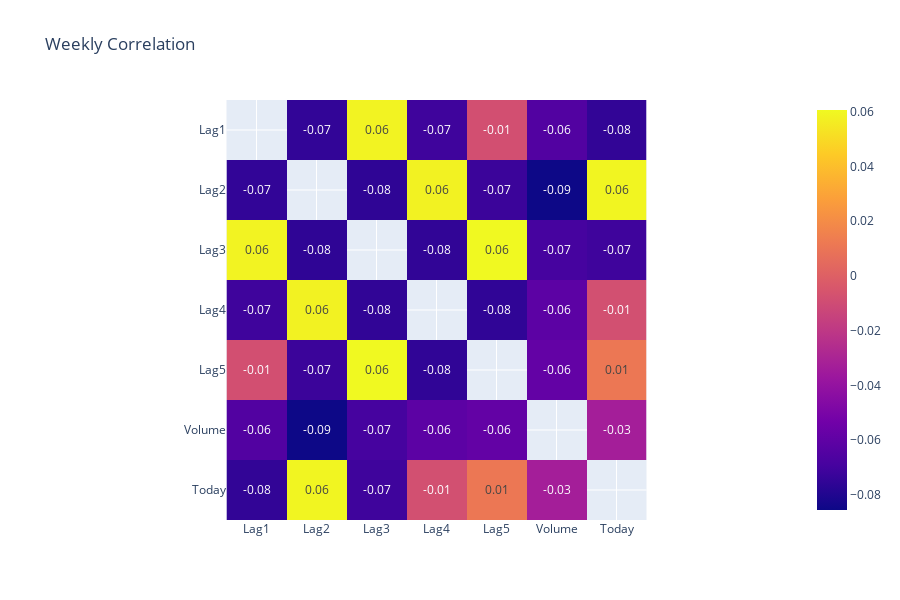

Notebook source saved alongside this figure:
### Code cell
px.imshow(
    (
        df
        .drop(columns=["Year", "Direction"])
        .corr()
        .replace(to_replace=1, value=np.nan)
    ),
    title="Weekly Correlation",
    height=600,
    text_auto=".2f",
)

### Figure 1 — Plotly figure (JSON) as saved in the notebook; plotly's stock layout.template omitted (floating-point values rounded to 4 significant figures)
{"data": [{"coloraxis": "coloraxis", "hovertemplate": "x: %{x}<br>y: %{y}<br>color: %{z}<extra></extra>", "name": "0", "texttemplate": "%{z:.2f}", "type": "heatmap", "x": ["Lag1", "Lag2", "Lag3", "Lag4", "Lag5", "Volume", "Today"], "xaxis": "x", "y": ["Lag1", "Lag2", "Lag3", "Lag4", "Lag5", "Volume", "Today"], "yaxis": "y", "z": [[null, -0.07485, 0.05864, -0.07127, -0.008183, -0.06495, -0.07503], [-0.07485, null, -0.07572, 0.05838, -0.0725, -0.08551, 0.05917], [0.05864, -0.07572, null, -0.0754, 0.06066, -0.06929, -0.07124], [-0.07127, 0.05838, -0.0754, null, -0.07568, -0.06107, -0.007826], [-0.008183, -0.0725, 0.06066, -0.07568, null, -0.05852, 0.01101], [-0.06495, -0.08551, -0.06929, -0.06107, -0.05852, null, -0.03308], [-0.07503, 0.05917, -0.07124, -0.007826, 0.01101, -0.03308, null]]}], "layout": {"coloraxis": {"colorscale": [[0, "#0d0887"], [0.1111, "#46039f"], [0.2222, "#7201a8"], [0.3333, "#9c179e"], [0.4444, "#bd3786"], [0.5556, "#d8576b"], [0.6667, "#ed7953"], [0.7778, "#fb9f3a"], [0.8889, "#fdca26"], [1, "#f0f921"]]}, "height": 600, "title": {"text": "Weekly Correlation"}, "xaxis": {"anchor": "y", "constrain": "domain", "domain": [0, 1], "scaleanchor": "y"}, "yaxis": {"anchor": "x", "autorange": "reversed", "constrain": "domain", "domain": [0, 1]}}}
